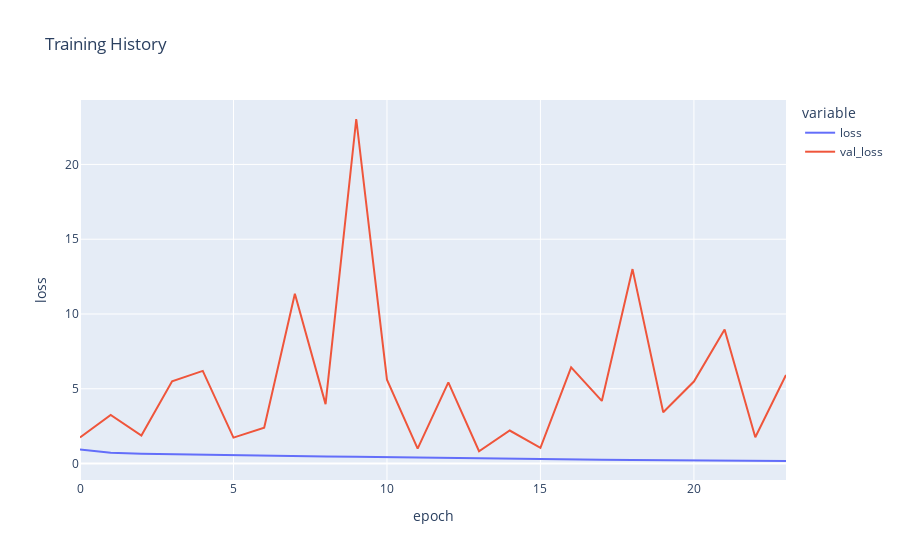

The code cell stored with this chart in its notebook:
### Code cell
fx = px.line(
    history_gender.history, y=["loss", "val_loss"],
    labels = {'index':'epoch', 'value':'loss'},
    title = 'Training History')

fig.show()

### Figure 1 — Plotly figure (JSON) as saved in the notebook; plotly's stock layout.template omitted (floating-point values rounded to 4 significant figures)
{"data": [{"hovertemplate": "variable=loss<br>epoch=%{x}<br>loss=%{y}<extra></extra>", "legendgroup": "loss", "line": {"color": "#636efa", "dash": "solid"}, "marker": {"symbol": "circle"}, "mode": "lines", "name": "loss", "orientation": "v", "showlegend": true, "type": "scatter", "x": [0, 1, 2, 3, 4, 5, 6, 7, 8, 9, 10, 11, 12, 13, 14, 15, 16, 17, 18, 19, 20, 21, 22, 23], "xaxis": "x", "y": [0.9467, 0.7266, 0.6586, 0.62, 0.5857, 0.5515, 0.5288, 0.5006, 0.4776, 0.4577, 0.4259, 0.3928, 0.3616, 0.3337, 0.3062, 0.2867, 0.2691, 0.2462, 0.2345, 0.2198, 0.2006, 0.1941, 0.1721, 0.1696], "yaxis": "y"}, {"hovertemplate": "variable=val_loss<br>epoch=%{x}<br>loss=%{y}<extra></extra>", "legendgroup": "val_loss", "line": {"color": "#EF553B", "dash": "solid"}, "marker": {"symbol": "circle"}, "mode": "lines", "name": "val_loss", "orientation": "v", "showlegend": true, "type": "scatter", "x": [0, 1, 2, 3, 4, 5, 6, 7, 8, 9, 10, 11, 12, 13, 14, 15, 16, 17, 18, 19, 20, 21, 22, 23], "xaxis": "x", "y": [1.744, 3.255, 1.871, 5.501, 6.194, 1.734, 2.4, 11.35, 3.973, 23.04, 5.604, 0.9931, 5.428, 0.8242, 2.207, 1.048, 6.428, 4.187, 13.0, 3.429, 5.485, 8.962, 1.757, 5.917], "yaxis": "y"}], "layout": {"autosize": true, "legend": {"title": {"text": "variable"}, "tracegroupgap": 0}, "title": {"text": "Training History"}, "xaxis": {"anchor": "y", "autorange": true, "domain": [0, 1], "range": [0, 23], "title": {"text": "epoch"}, "type": "linear"}, "yaxis": {"anchor": "x", "autorange": true, "domain": [0, 1], "range": [-1.101, 24.31], "title": {"text": "loss"}, "type": "linear"}}}
